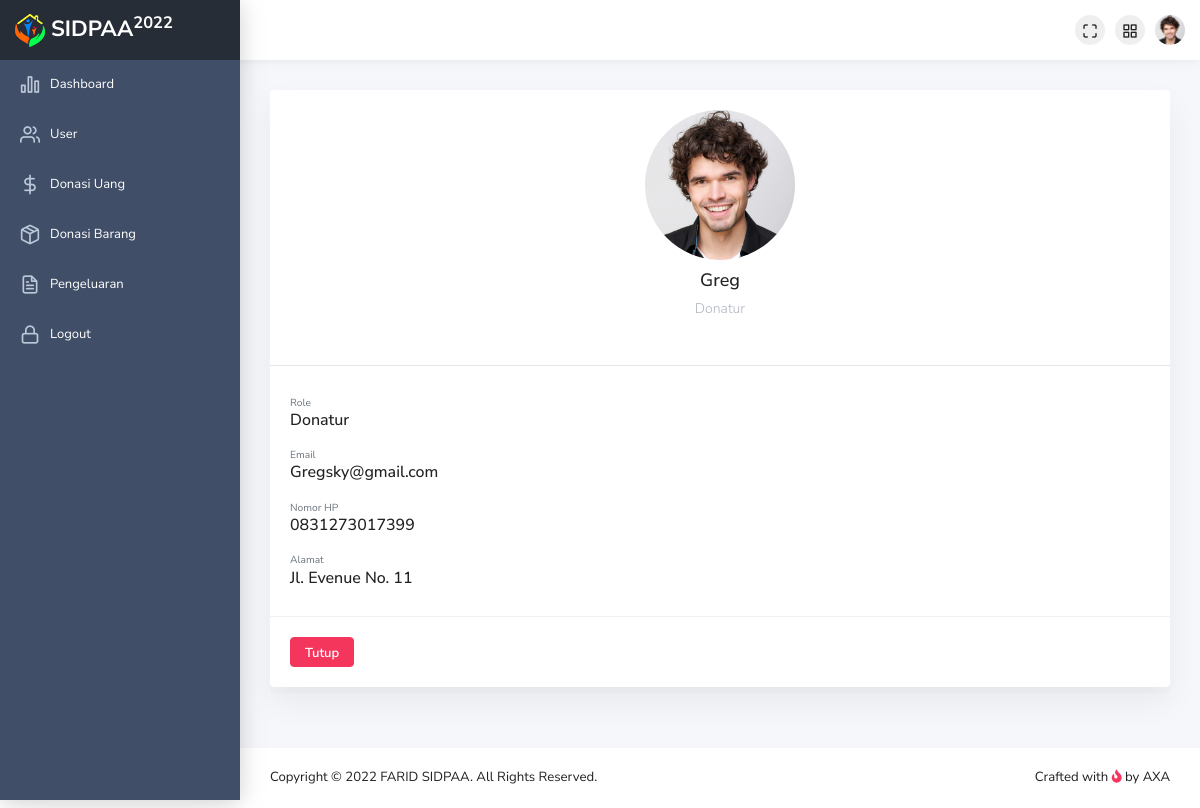
The page /User/detail/42 on the database its author committed.
### tables this page shows
CREATE TABLE `user` (
  `id` int(11) NOT NULL,
  `nama` varchar(100) DEFAULT NULL,
  `email` varchar(100) DEFAULT NULL,
  `password` varchar(100) DEFAULT NULL,
  `gambar` varchar(100) DEFAULT NULL,
  `role` varchar(100) DEFAULT NULL,
  `alamat` varchar(255) DEFAULT NULL,
  `nomor` varchar(25) DEFAULT NULL
);

### application/controllers/User.php (called while the page is built, shortened)
<?php
class User extends CI_Controller
{
    public function __construct()
    {
        $this->load->model('User_model', 'userrole');
        $this->load->model('User_model');
    }
    public function detail($id)
    {
        $data['judul'] = "Halaman Detail User";
        $data['user'] = $this->userrole->getBy();
        $data['user'] = $this->User_model->get();
        $data['c_user'] = $this->User_model->count_user();
        $data['c_donatur'] = $this->User_model->count_donatur();
        $data['user'] = $this->User_model->getById($id);
        $this->load->view("layout/header", $data);
        $this->load->view("user/vw_detail_user", $data);
        $this->load->view("layout/footer", $data);
    }
}

### index.php (called while the page is built, shortened)
<?php
require_once BASEPATH.'core/CodeIgniter.php';

### application/models/User_model.php (called while the page is built, shortened)
<?php
class User_model extends CI_Model
{
    public $table = 'user';
    public function get()
    {
        $this->db->from($this->table);
        $query = $this->db->get();
        return $query->result_array();
    }
    public function getById($id)
    {
        $this->db->from($this->table);
        $this->db->where('id', $id);
        $query = $this->db->get();
        return $query->row_array();
    }
    public function getBy()
    {
        $this->db->from($this->table);
        $this->db->where('email', $this->session->userdata('email'));
        $query = $this->db->get();
        return $query->row_array();
    }
    public function count_user()
    {
        $this->db->select('*');
        $this->db->from('user');
        return $this->db->get()->num_rows();
    }
    public function count_donatur()
    {
        $this->db->select('*');
        $this->db->from('user');
        $this->db->where('role', 'Donatur');
        return $this->db->get()->num_rows();
    }
}

### application/views/user/vw_detail_user.php (the view)
<div class="main-content">
    <div class="container-fluid">
        <div class="row">
            <div class="col-md-12">
                <div class="card">
                    <div class="card-body">
                        <div class="text-center">
                            <img src="<?= base_url('assets/img/user/') . $user['gambar']; ?>" class="rounded-circle" width="150" />
                            <h4 class="card-title mt-10"><?= $user["nama"]; ?></h4>
                            <p class="card-subtitle"><?= $user["role"]; ?></p>
                        </div>
                    </div>
                    <hr class="mb-0">
                    <div class="card-body">
                        <small class="text-muted d-block pt-10">Role</small>
                        <h6><?= $user["role"]; ?></h6>
                        <small class="text-muted d-block pt-10">Email</small>
                        <h6><?= $user["email"]; ?></h6>
                        <small class="text-muted d-block pt-10">Nomor HP</small>
                        <h6><?= $user["nomor"]; ?></h6>
                        <small class="text-muted d-block pt-10">Alamat</small>
                        <h6><?= $user["alamat"]; ?></h6>
                    </div>
                    <div class="card-footer justify-content-center">
                        <a href="<?= base_url('User') ?>" class="btn btn-danger">Tutup</a>
                    </div>
                </div>
            </div>
        </div>
    </div>
</div>

### application/views/layout/header.php (shortened to what this page needs)
<!doctype html>
<html class="no-js" lang="en">
<head>
    <link rel="stylesheet" href="<?= base_url('assets/') ?>plugins/bootstrap/dist/css/bootstrap.min.css">
    <link rel="stylesheet" href="<?= base_url('assets/') ?>plugins/fontawesome-free/css/all.min.css">
    <link rel="stylesheet" href="<?= base_url('assets/') ?>plugins/ionicons/dist/css/ionicons.min.css">
    <link rel="stylesheet" href="<?= base_url('assets/') ?>plugins/icon-kit/dist/css/iconkit.min.css">
    <link rel="stylesheet" href="<?= base_url('assets/') ?>plugins/perfect-scrollbar/css/perfect-scrollbar.css">
    <link rel="stylesheet" href="<?= base_url('assets/') ?>/plugins/datatables.net-bs4/css/dataTables.bootstrap4.min.css" rel="stylesheet">
    <link rel="stylesheet" href="<?= base_url('assets/') ?>dist/css/theme.min.css">
</head>
<body>
    <div class="wrapper">
        <header class="header-top" header-theme="light">
            <div class="container-fluid">
                <div class="d-flex justify-content-between">
                    <div class="top-menu d-flex align-items-center">
                        <button type="button" id="navbar-fullscreen" class="nav-link"><i class="ik ik-maximize"></i></button>
                        <button type="button" class="nav-link ml-10" id="apps_modal_btn" data-toggle="modal" data-target="#appsModal"><i class="ik ik-grid"></i></button>
                        <div class="dropdown">
                            <a class="dropdown-toggle" href="#" id="userDropdown" role="button" data-toggle="dropdown" aria-haspopup="true" aria-expanded="false"><img class="avatar" src="<?= base_url('assets/img/user/') . $user['gambar']; ?>" alt=""></a>
                        </div>
                    </div>
                </div>
            </div>
        </header>
        <div class="page-wrap">
            <div class="app-sidebar colored">
                <div class="sidebar-header">
                    <a class="header-brand" href="<?= base_url('Dashboard') ?>">
                        <div class="logo-img">
                            <img src="<?= base_url('assets/') ?>/img/logo.png" class="header-brand-img" alt="lavalite">
                        </div>
                        <span class="text">SIDPAA<sup>2022</sup></span>
                    </a>
                </div>
                <div class="sidebar-content">
                    <div class="nav-container">
                        <nav id="main-menu-navigation" class="navigation-main">
                            <div class="nav-item">
                                <a href="<?= base_url('Dashboard') ?>"><i class="ik ik-bar-chart-2"></i><span>Dashboard</span></a>
                                <a href="<?= base_url('User') ?>"><i class="ik ik-users"></i><span>User</span></a>
                                <a href="<?= base_url('Donasi_Uang') ?>"><i class="ik ik-dollar-sign"></i><span>Donasi Uang</span></a>
                                <a href="<?= base_url('Donasi_Barang') ?>"><i class="ik ik-package"></i><span>Donasi Barang</span></a>
                                <a href="<?= base_url('Pengeluaran') ?>"><i class="ik ik-file-text"></i><span>Pengeluaran</span></a>
                                <a href="<?= site_url('Auth/logout') ?>" onclick="return confirm('Apakah anda yakin ingin logout akun ini?');"><i class="ik ik-lock"></i><span>Logout</span></a>
                            </div>
                    </div>
                </div>
            </div>

### application/views/layout/footer.php (shortened to what this page needs)
<footer class="footer">
    <div class="w-100 clearfix">
        <span class="text-center text-sm-left d-md-inline-block">Copyright © 2022 FARID SIDPAA. All Rights Reserved.</span>
        <span class="float-none float-sm-right mt-1 mt-sm-0 text-center">Crafted with <i class="fa fa-fire text-danger"></i> by <a href="https://www.instagram.com/farid_aqsha/" class="text-dark" target="_blank">AXA</a></span>
    </div>
</footer>
</div>
</div>
</body>
</html>

### rows shown on the page
user: gambar (picture), nama "Greg", role "Donatur", email "Gregsky@gmail.com", nomor "0831273017399", alamat "Jl. Evenue No. 11"
